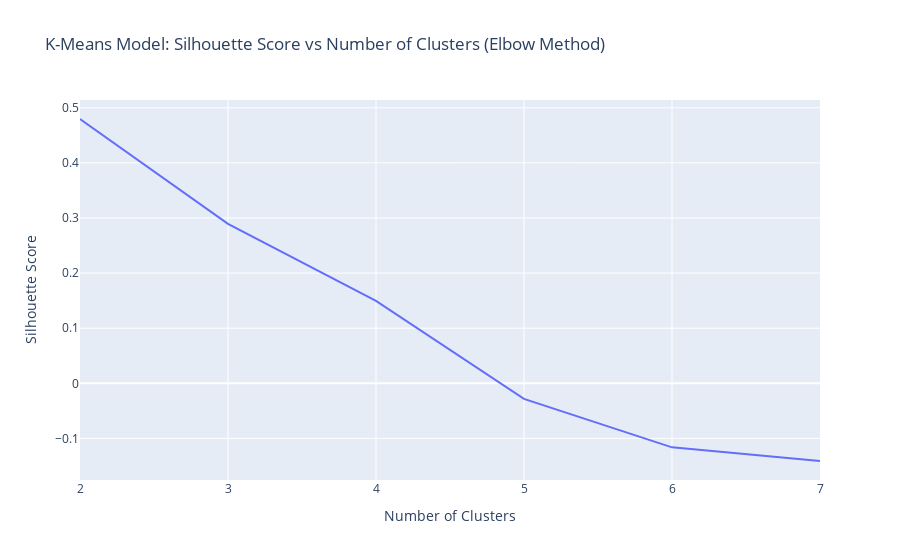

Here is the notebook cell this chart was saved with:
### Code cell
# Create a line plot of `silhouette_scores` vs `n_clusters`
fig = fig = px.line(
    x=n_clusters,
    y=silhouette_scores,
    title="K-Means Model: Silhouette Score vs Number of Clusters (Elbow Method)"
)
fig.update_layout(
    xaxis_title="Number of Clusters", yaxis_title="Silhouette Score"
)
fig.show()

### Figure 1 — Plotly figure (JSON) as saved in the notebook; plotly's stock layout.template omitted (floating-point values rounded to 4 significant figures)
{"data": [{"hovertemplate": "x=%{x}<br>y=%{y}<extra></extra>", "legendgroup": "", "line": {"color": "#636efa", "dash": "solid"}, "marker": {"symbol": "circle"}, "mode": "lines", "name": "", "orientation": "v", "showlegend": false, "type": "scatter", "x": [2, 3, 4, 5, 6, 7], "xaxis": "x", "y": [0.4796, 0.2892, 0.1496, -0.02821, -0.1162, -0.141], "yaxis": "y"}], "layout": {"legend": {"tracegroupgap": 0}, "title": {"text": "K-Means Model: Silhouette Score vs Number of Clusters (Elbow Method)"}, "xaxis": {"anchor": "y", "domain": [0, 1], "title": {"text": "Number of Clusters"}}, "yaxis": {"anchor": "x", "domain": [0, 1], "title": {"text": "Silhouette Score"}}}}
